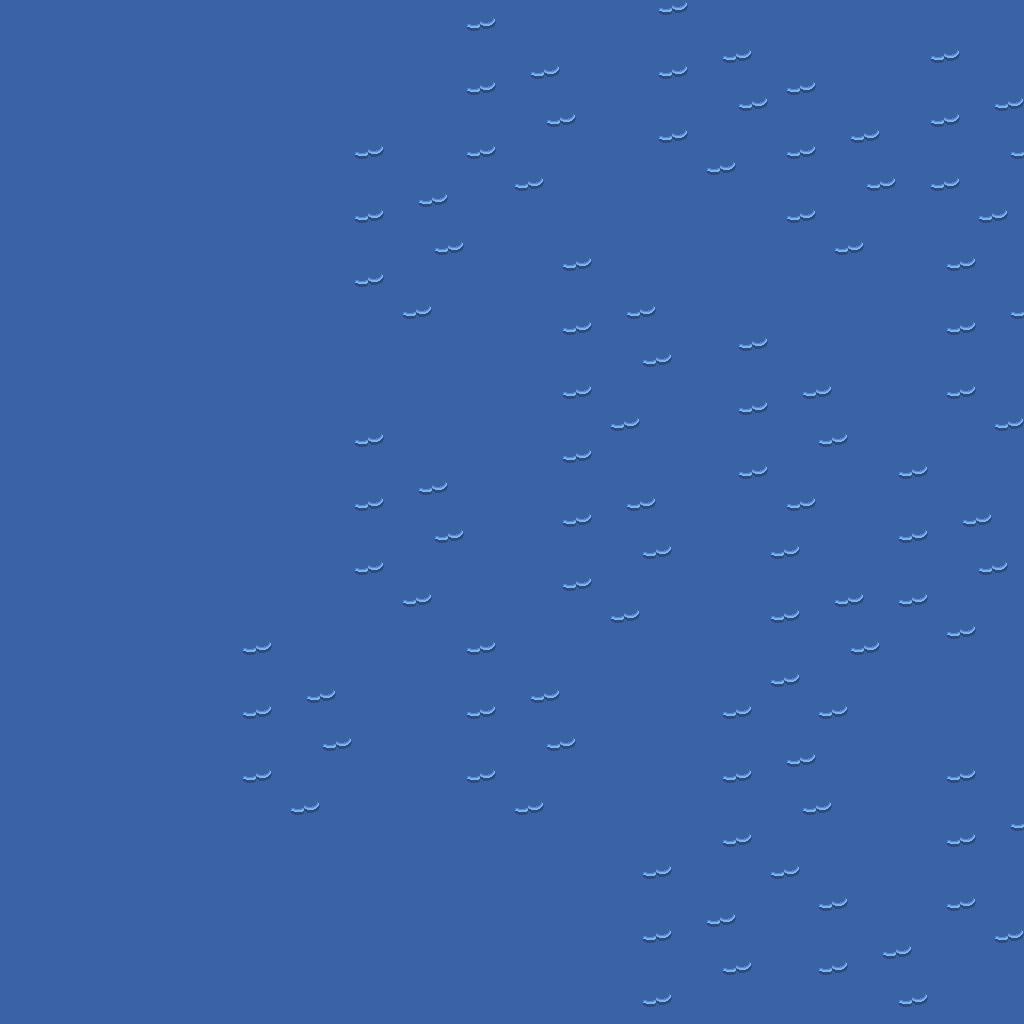

A level layout from a 2D game, rendered from its tile map. Below: a short description, then the map file with tile-grid data replaced by summaries:
An orthogonal 64x64 tile map with 16x16 px tiles, 1 tile layer (base), 2 hidden layers not drawn.

<map version="1.10" tiledversion="1.12.1" orientation="orthogonal" renderorder="right-down" width="64" height="64" tilewidth="16" tileheight="16" infinite="0" nextlayerid="4" nextobjectid="1">
 <tileset firstgid="1" source="../classiciphone_pics4.tsx" />
 <layer id="1" name="base" width="64" height="64">
  <data>[4096 cells, 4096 non-empty, 3 distinct tile ids]</data>
 </layer>
 <layer id="2" name="collision" width="64" height="64" visible="0">
  <properties><property name="collision" value="true" /></properties>
  <data>[4096 cells, 0 non-empty, 0 distinct tile ids]</data>
 </layer>
 <layer id="3" name="water" width="64" height="64" visible="0">
  <properties><property name="terrain" value="water" /></properties>
  <data>[4096 cells, 4096 non-empty, 1 distinct tile ids]</data>
 </layer>
</map>
